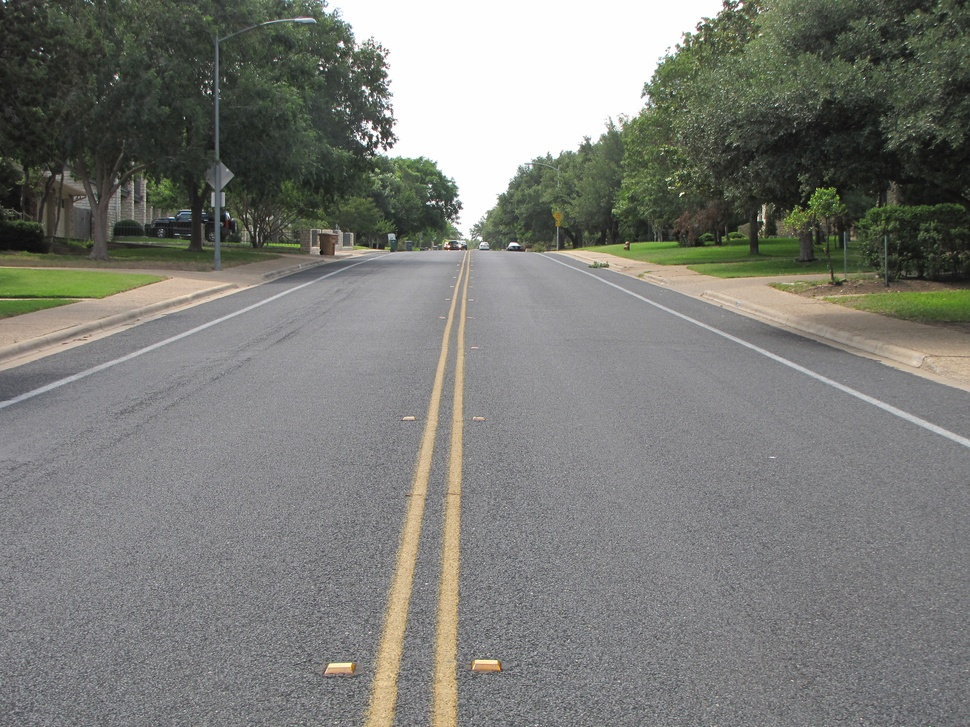
//> input picture source/lane_detection/img2.jpg, 970 x 727 px, shrunk from 3648 x 2736 before the run
$ ./canny img2.jpg   (built with g++ and OpenCV 4)
//> lines starting //> are read from the running program, lines starting //| are printed output that depends on the picture
#include "opencv2/imgcodecs.hpp"
#include "opencv2/highgui.hpp"
#include "opencv2/imgproc.hpp"
using namespace cv;
using namespace std;
int main(int argc, char** argv)
{
  // Declare the output variables
  Mat dst, cdst, cdstP;
  const char* default_file = "sudoku.png";
  const char* filename = argc >=2 ? argv[1] : default_file;
  // Loads an image
  Mat src = imread( samples::findFile( filename ), IMREAD_GRAYSCALE );
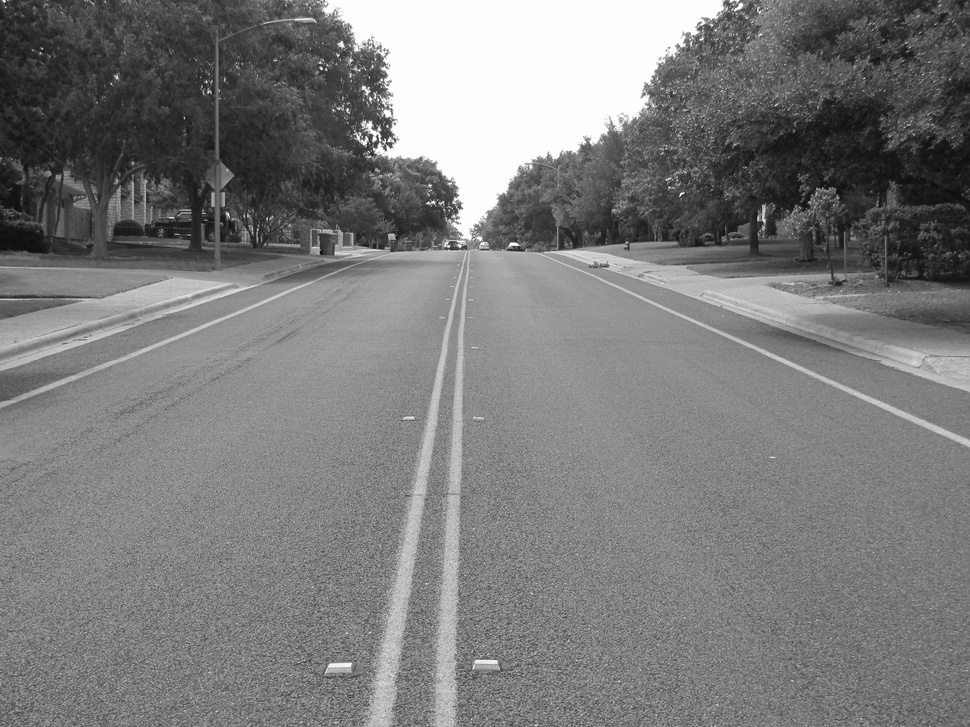
//> src: 727 rows x 970 cols, CV_8UC1; min 10, max 255, mean 123.5
  // Check if image is loaded fine
  if(src.empty()){
    printf(" Error opening image\n");
    printf(" Program Arguments: [image_name -- default %s] \n", default_file);
    return -1;
  }
  // Edge detection
  Canny(src, dst, 50, 200, 3);
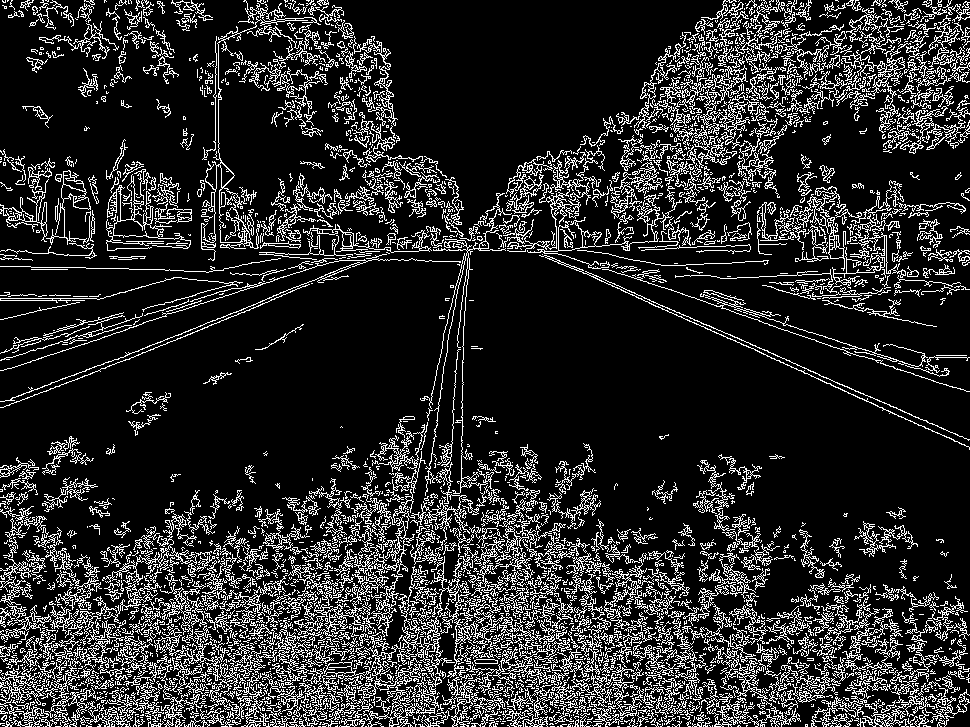
//> dst: 727 rows x 970 cols, CV_8UC1; 16.5% white in thin lines or dots
  // Copy edges to the images that will display the results in BGR
  cvtColor(dst, cdst, COLOR_GRAY2BGR);
//> cdst: 727 rows x 970 cols, CV_8UC3; 16.5% white in thin lines or dots
  cdstP = cdst.clone();
  // Standard Hough Line Transform
  vector<Vec2f> lines; // will hold the results of the detection
  HoughLines(dst, lines, 1, CV_PI/180, 150, 0, 0 ); // runs the actual detection
//> lines = 9393 lines (rho, theta), first 12: [376, 1.2], [726, 1.57], [721, 1.57], [655, 1.61], [657, 1.62], [380, 1.19], [686, 1.59], [686, 1.54], [706, 1.54], [706, 1.57], [637, 1.62], [691, 1.59]
  // Draw the lines
  for( size_t i = 0; i < lines.size(); i++ )
    {
      float rho = lines[i][0], theta = lines[i][1];
      Point pt1, pt2;
      double a = cos(theta), b = sin(theta);
      double x0 = a*rho, y0 = b*rho;
      pt1.x = cvRound(x0 + 1000*(-b));
      pt1.y = cvRound(y0 + 1000*(a));
      pt2.x = cvRound(x0 - 1000*(-b));
      pt2.y = cvRound(y0 - 1000*(a));
      line( cdst, pt1, pt2, Scalar(0,0,255), 3, LINE_AA);
    }
//> this loop made 9393 passes
//> (rho, theta, a, b, x0, y0) on passes 1 to 3: (376, 1.2, 0.358, 0.934, 134.7, 351), (726, 1.57, -4.37e-08, 1, -3.17e-05, 726), (721, 1.57, -4.37e-08, 1, -3.15e-05, 721)
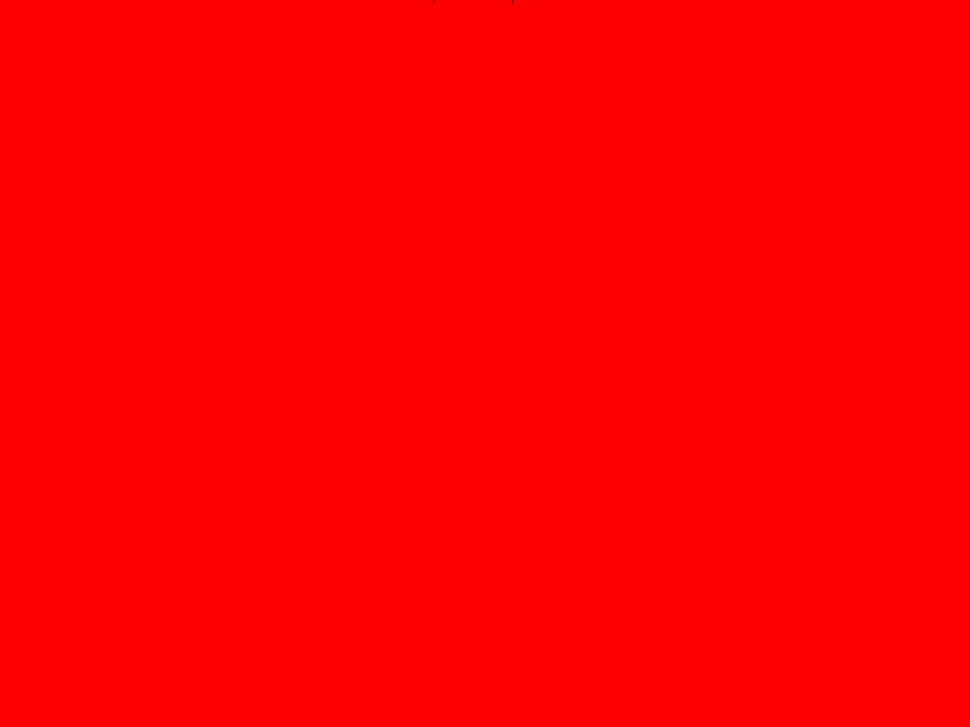
//> cdst: 727 rows x 970 cols, CV_8UC3; mean B, G, R 0, 0, 255
  // Probabilistic Line Transform
  vector<Vec4i> linesP; // will hold the results of the detection
  HoughLinesP(dst, linesP, 1, CV_PI/180, 50, 50, 10 ); // runs the actual detection
//> linesP = 1316 lines (x1, y1, x2, y2), first 8: [476, 672, 671, 648], [2, 695, 156, 700], [847, 687, 928, 689], [0, 723, 495, 697], [133, 726, 369, 490], [857, 633, 966, 626], [563, 664, 745, 696], [403, 631, 748, 637]
  // Draw the lines
  for( size_t i = 0; i < linesP.size(); i++ )
    {
      Vec4i l = linesP[i];
      line( cdstP, Point(l[0], l[1]), Point(l[2], l[3]), Scalar(0,0,255), 3, LINE_AA);
    }
//> this loop made 1316 passes
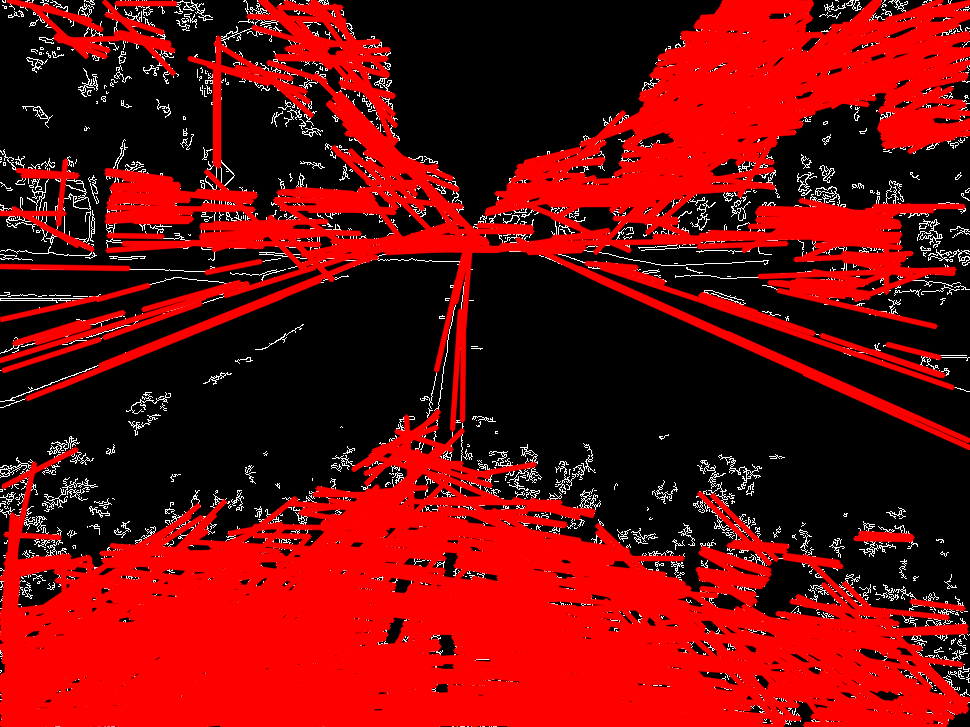
//> cdstP: 727 rows x 970 cols, CV_8UC3; mean B, G, R 8.4, 8.4, 114.9
  // Show results
  imshow("Source", src);
  imshow("Detected Lines (in red) - Standard Hough Line Transform", cdst);
  imshow("Detected Lines (in red) - Probabilistic Line Transform", cdstP);
  // Wait and Exit
  waitKey();
  return 0;
}

$ run again, on source/lane_detection/tape.jpg
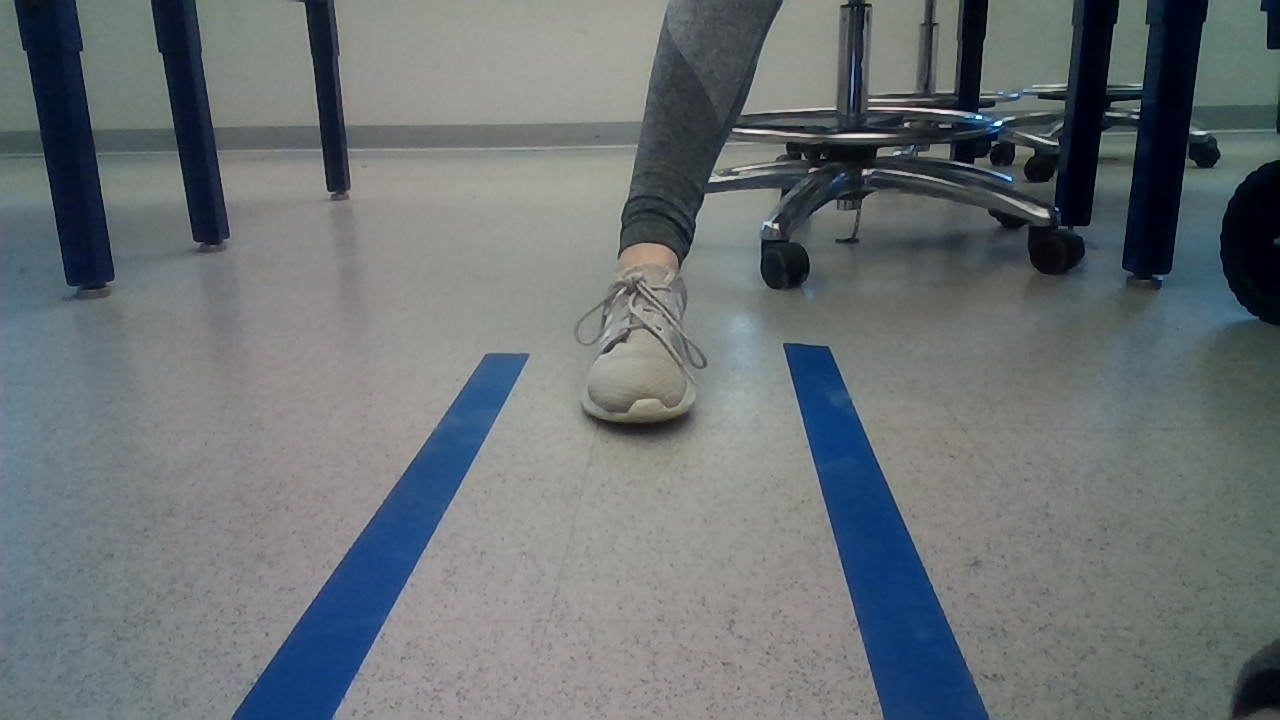
//> input picture source/lane_detection/tape.jpg, 1280 x 720 px
//> dst: 720 rows x 1280 cols, CV_8UC1; 2% white in thin lines or dots
//> lines = 21 lines (rho, theta), first 12: [132, 1.55], [601, 0.61], [637, 0.51], [-667, 2.88], [155, 1.55], [125, 1.57], [158, 1.55], [153, 1.55], [148, 1.57], [-613, 2.72], [-70, 2.98], [153, 1.52]
//> the loop `for( size_t i = 0; i < lines.size(); i++ )` made 21 passes
//> (rho, theta, a, b, x0, y0) on passes 1 to 8: (132, 1.55, 0.0175, 1, 2.3, 132), (601, 0.611, 0.819, 0.574, 492.3, 344.7), (637, 0.506, 0.875, 0.485, 557.1, 308.8), (-667, 2.88, -0.966, 0.259, 644.3, -172.6), (155, 1.55, 0.0175, 1, 2.71, 155), (125, 1.57, -4.37e-08, 1, -5.46e-06, 125), (158, 1.55, 0.0175, 1, 2.76, 158), (153, 1.55, 0.0175, 1, 2.67, 153)
//> after the loop `for( size_t i = 0; i < lines.size(); i++ )`:
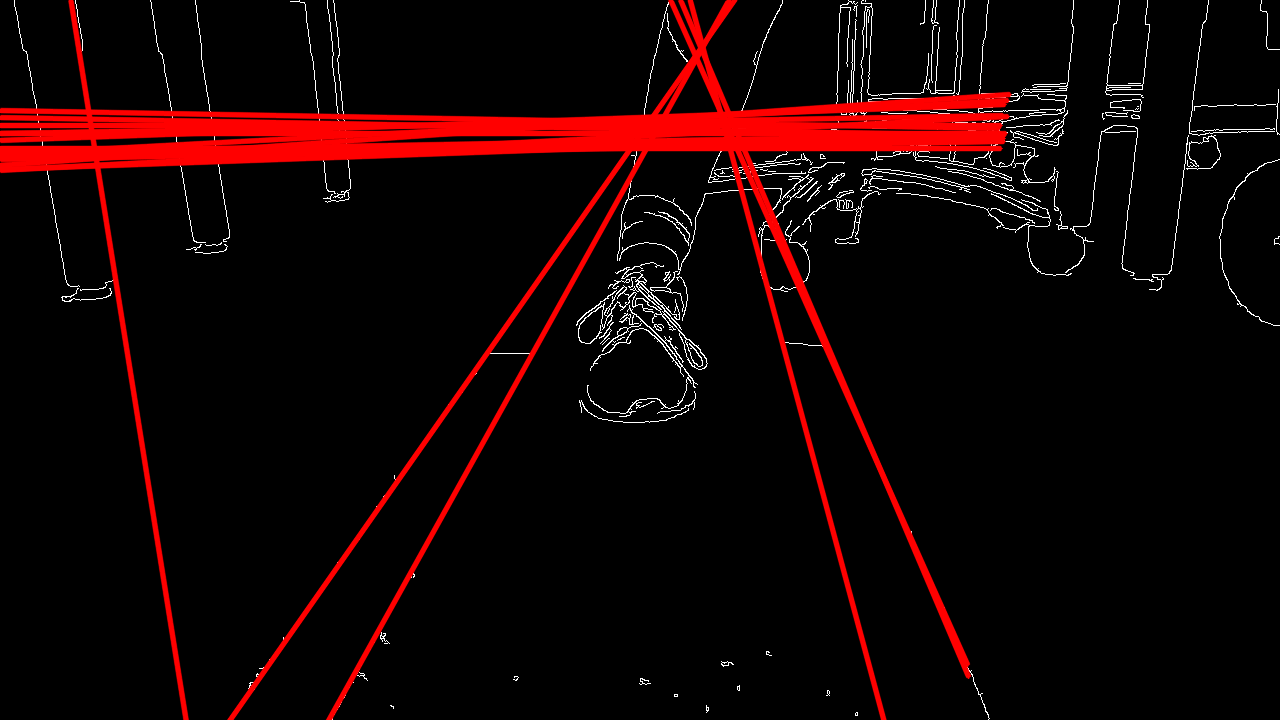
//> cdst: 720 rows x 1280 cols, CV_8UC3; mean B, G, R 3.6, 3.6, 21.3
//> linesP = 88 lines (x1, y1, x2, y2), first 8: [231, 717, 485, 354], [361, 663, 507, 398], [373, 125, 486, 124], [783, 345, 879, 703], [455, 147, 511, 147], [741, 114, 888, 107], [555, 148, 637, 147], [982, 134, 1063, 133]
//> the loop `for( size_t i = 0; i < linesP.size(); i++ )` made 88 passes
//> after the loop `for( size_t i = 0; i < linesP.size(); i++ )`:
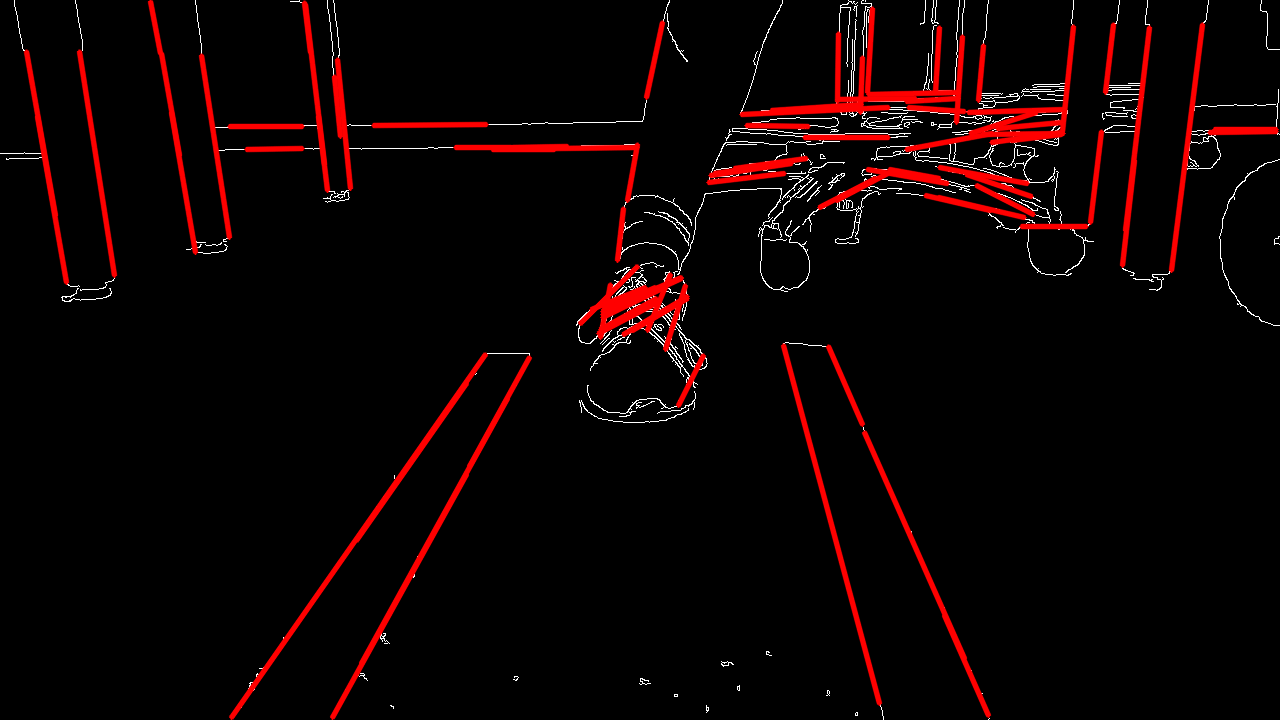
//> cdstP: 720 rows x 1280 cols, CV_8UC3; mean B, G, R 2.7, 2.7, 13.9
